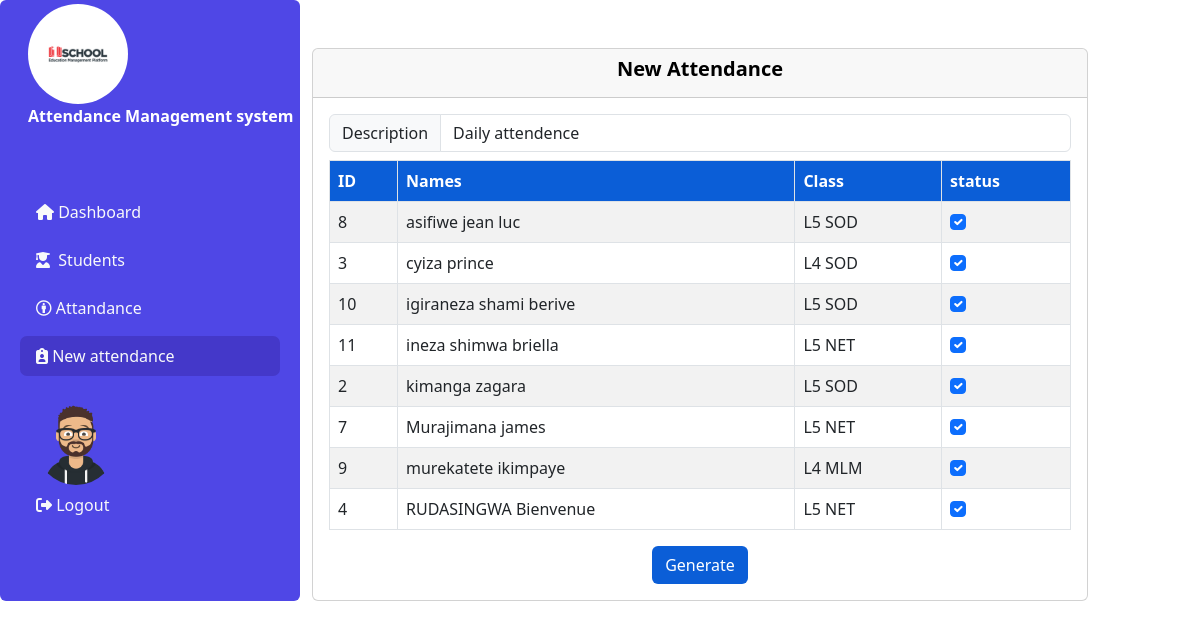
Page /admin/new_attendance.php (signed in) on the committed database.
### tables this page shows
CREATE TABLE `students` (
  `studentId` int(11) NOT NULL,
  `fName` varchar(30) NOT NULL,
  `lName` varchar(30) NOT NULL,
  `age` int(2) NOT NULL,
  `classId` int(11) NOT NULL,
  `gender` enum('male','female') NOT NULL
);

CREATE TABLE `class` (
  `classId` int(11) NOT NULL,
  `className` varchar(20) NOT NULL
);

### admin/new_attendance.php (the view, shortened to what this page needs)
<?php
include '../conn.php';
?>
<!doctype html>
<html lang="en">
<head>
    <link rel="stylesheet" href="../resources/css/bootstrap.min.css">
    <link rel="stylesheet" href="https://cdnjs.cloudflare.com/ajax/libs/font-awesome/6.5.2/css/all.min.css" />
</head>
<body>
<div class="container-fluid">
    <div class="row">
        <div class="col-sm-3 p-1 rounded-2" style="background-color: #4f47e6;">
        <div class="navbar-brand rounded ms-4">
            <a href="#"><img src="logo.png" alt="Logo" style="width:100px;" class="rounded-pill"></a><br>
            <a class="navbar-brand text-white" href="index.php"><b>Attendance Management system</b></a>
        </div>
        <ul class="nav flex-column mt-5 mb-3 p-3 ">
            <li class="nav-item mb-2">
                <a class="nav-link text-light " href="index.php"><i class="fa-solid fa-house"></i>&nbsp;Dashboard</a>
            </li>
            <li class="nav-item  mb-2">
                <a class="nav-link text-light" href="students.php"><i class="fa-solid fa-user-graduate"></i> &nbsp;Students</a>
            </li>
            <li class="nav-item  mb-2">
                <a class="nav-link text-light" href="Attendance.php"><i class="fa-brands fa-creative-commons-by"></i>&nbsp;Attandance</a>
            </li>
            <li class="nav-item  mb-2">
                <a class="nav-link text-light active" href="new_attendance.php"><i class="fa-solid fa-clipboard-user"></i>&nbsp;New attendance</a>
            </li>
            <div class="nav-brand ms-3  mt-3">
                <a href="logout.php"><img src="user.png" alt="Avatar Logo" style="width:80px;"
                                          class="rounded-pill">
                </a></div>
            <li class="nav-item  mb-2 mt-auto">
                <a class="nav-link text-light " href="logout.php"><i
                            class="fa-solid fa-right-from-bracket"></i>&nbsp;Logout</a>
            </li>
        </ul>
    </div>
        <div class="col-sm-8 mt-5">
            <div class="card">
                <div class="card-header"> <h5 class="h5 fw-bold text-xl-center text-black">New Attendance</h5></div>
                <div class="card-body">
                    <div class="table-responsive">
                        <form method="post" action="list.php">
                            <div class="input-group mb-2"><span class="input-group-text">Description</span><input type="text" value="Daily attendence" name="desc" class="form-control">
                            </div>
                            <table class="table table-bordered table-striped table-hover">
                                <thead class="p-2 text-white" style="background-color: #0b5ed7">
                                <tr>
                                    <th>ID</th>
                                    <th>Names</th>
                                    <th>Class</th>
                                    <th>status</th>
                                </tr>
                                </thead>
                                <tbody>
                                <?php
                                $select_student=$conn->query("SELECT students.*,class.className FROM students INNER JOIN class ON
                               students.classId=class.classId ORDER BY students.fName");
                                foreach ($select_student as $student){
                                    $id=$student['studentId'];
                                    echo "<tr>
                                         <td>".$student['studentId']."</td>
                                         <td>".$student['fName']." ".$student['lName']."</td>
                                          <td>".$student['className']."</td>
                                          <td><input type='checkbox' name='status[$id]' class='form-check-input' checked></td>
                                       </tr>";
                                }
                                ?>
                                </tbody>
                            </table>
                            <center><button class=" btn" style="background-color: #0b5ed7;color: white;" name="submit" type="submit">Generate</button></center>
                        </form>
                    </div>
                </div>
</body>
</html>

### admin/new_attendance.php (style rules this page uses)
li a:hover,.active { background-color: #4438c9; border-radius:7px; }

### rows in the picture
students: studentId "8", fName "asifiwe", lName "jean luc", classId.className "L5 SOD"
students: studentId "3", fName "cyiza", lName "prince", classId.className "L4 SOD"
students: studentId "10", fName "igiraneza shami", lName "berive", classId.className "L5 SOD"
students: studentId "11", fName "ineza shimwa", lName "briella", classId.className "L5 NET"
students: studentId "2", fName "kimanga", lName "zagara", classId.className "L5 SOD"
students: studentId "7", fName "Murajimana", lName "james", classId.className "L5 NET"
students: studentId "9", fName "murekatete", lName "ikimpaye", classId.className "L4 MLM"
students: studentId "4", fName "RUDASINGWA", lName "Bienvenue", classId.className "L5 NET"
